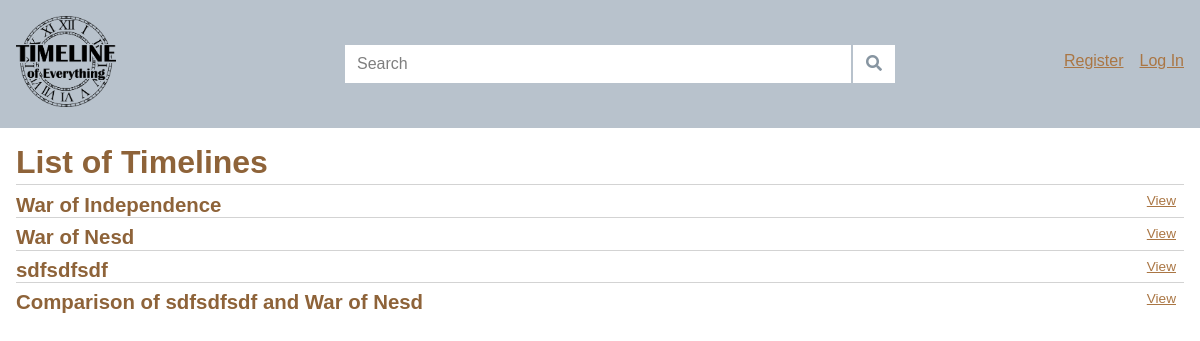
Before: / with the older database file.
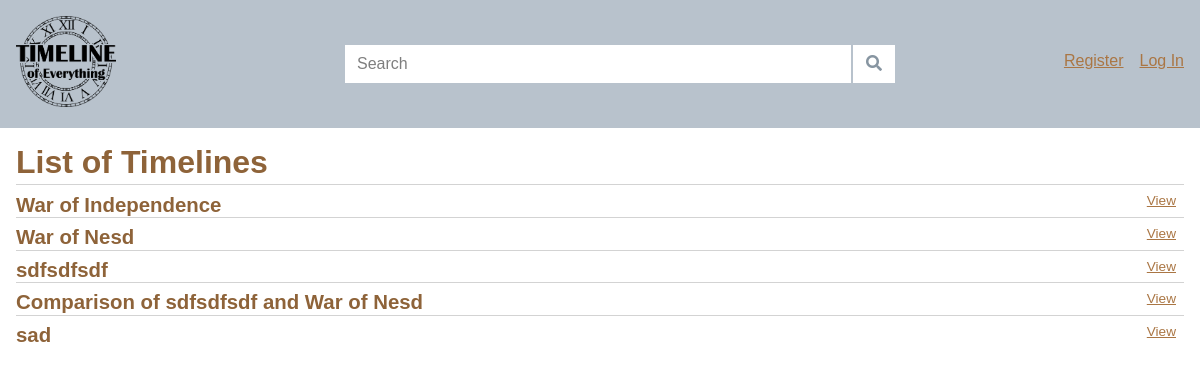
After: the same page with the newer database file.
### tables this page shows
CREATE TABLE timeline (
  id INTEGER PRIMARY KEY AUTOINCREMENT,
  author_id INTEGER NOT NULL,
  created TIMESTAMP NOT NULL DEFAULT CURRENT_TIMESTAMP,
  title TEXT NOT NULL,
  summary TEXT NOT NULL,
  FOREIGN KEY (author_id) REFERENCES user (id)
);

### timeline/blog.py (the view)
@bp.route('/')
def index():
    db = get_db()
    timelines = db.execute(
        'SELECT * FROM timeline t'
    ).fetchall()
    return render_template('blog/index.html', timelines=timelines)

### timeline/auth.py (called while the page is built)
@bp.before_app_request
def load_logged_in_user():
    user_id = session.get('user_id')
    if user_id is None:
        g.user = None
    else:
        g.user = get_db().execute(
            'SELECT * FROM user WHERE id = ?', (user_id,)
        ).fetchone()

### timeline/db.py (called while the page is built)
def get_db():
    if 'db' not in g:
        g.db = sqlite3.connect(
            current_app.config['DATABASE'],
            detect_types=sqlite3.PARSE_DECLTYPES
        )
        g.db.row_factory = sqlite3.Row
    return g.db

### timeline/templates/blog/index.html (shortened to what this page needs)
{% extends 'base.html' %}
{% block header %}
  <h1>{% block title %}List of Timelines{% endblock %}</h1>
{% endblock %}
{% block content %}
  {% for tl in timelines %}
    <article class="post">
      <header>
        <div>
          <h2>{{ tl['title'] }}</h2>
        </div>
        <a class="action" href="{{ url_for('blog.view', id=tl['id']) }}">View</a>
      </header>
    </article>
    {% if not loop.last %}
      <hr>
    {% endif %}
  {% endfor %}
{% endblock %}

### timeline/templates/base.html (shortened to what this page needs)
<!doctype html>
<link rel="stylesheet" href="{{ url_for('static', filename='style.css') }}">
<link rel="stylesheet" href="{{ url_for('static', filename='tailwind.css') }}">
<link rel="stylesheet" href="https://use.fontawesome.com/releases/v5.8.1/css/all.css">
<link title="timeline-styles" rel="stylesheet" href="https://cdn.knightlab.com/libs/timeline3/latest/css/timeline.css">
<nav class="bg-grey w-full block  flex-grow lg:flex lg:items-center lg:w-auto">
  <a href="{{ url_for('index') }}" class=" block mx-auto  pl-2 lg:my-4  w-1/2 lg:inline-block lg:w-1/4 ">
    <img src="../static/timeline_logo.png" width="100">
  </a>
  <div class="flex  w-4/5 my-4 mx-auto lg:w-1/2  lg:pl-10 h-10 pl-2" >
    <input type="text" class="border border-grey px-3 w-full" placeholder="Search">
    <button class="border border-grey w-12 hover:bg-grey-light bg-white">
        <i class="fa fa-search text-grey-dark"></i>
    </button>
  </div>
  <ul class="flex lg:justify-end w-4/5 my-4 mx-auto lg:w-1/4  h-10 pl-2 ">
    {% if g.user %}
      <li><span>{{ g.user['username'] }}</span>
      <li><a href="{{ url_for('auth.logout') }}">Log Out</a>
    {% else %}
      <li><a href="{{ url_for('auth.register') }}">Register</a>
      <li><a href="{{ url_for('auth.login') }}">Log In</a>
    {% endif %}
  </ul>
</nav>
<section class="content w-full">
  <header>
    {% block header %}{% endblock %}
  </header>
  {% block content %}{% endblock %}
</section>

### timeline/static/style.css (style rules this page uses)
* { padding: 0; margin: 0; }
h1, h2, h3, h4, h5, h6 { color: #8e6339; margin: 1rem 0; }
a { color: #aa7644; }
hr { border: none; border-top: 1px solid lightgray; }
nav { background: white; display: flex; align-items: center; padding: 0 0.5rem; }
nav ul li { display: inline-block; float: right; }
nav ul li a, header .action { display: block; padding: 0.5rem; }
.content { padding: 0 1rem 1rem; }
.content > header { border-bottom: 1px solid lightgray; display: flex; align-items: flex-end; }
.content > header h1 { flex: auto; margin: 1rem 0 0.25rem 0; }
.post > header { display: flex; align-items: flex-end; font-size: 0.85em; }
.post > header > div:first-of-type { flex: auto; }
.content:last-child { margin-bottom: 0; }

Changed rows visible on the page:
added timeline: title "sad"
